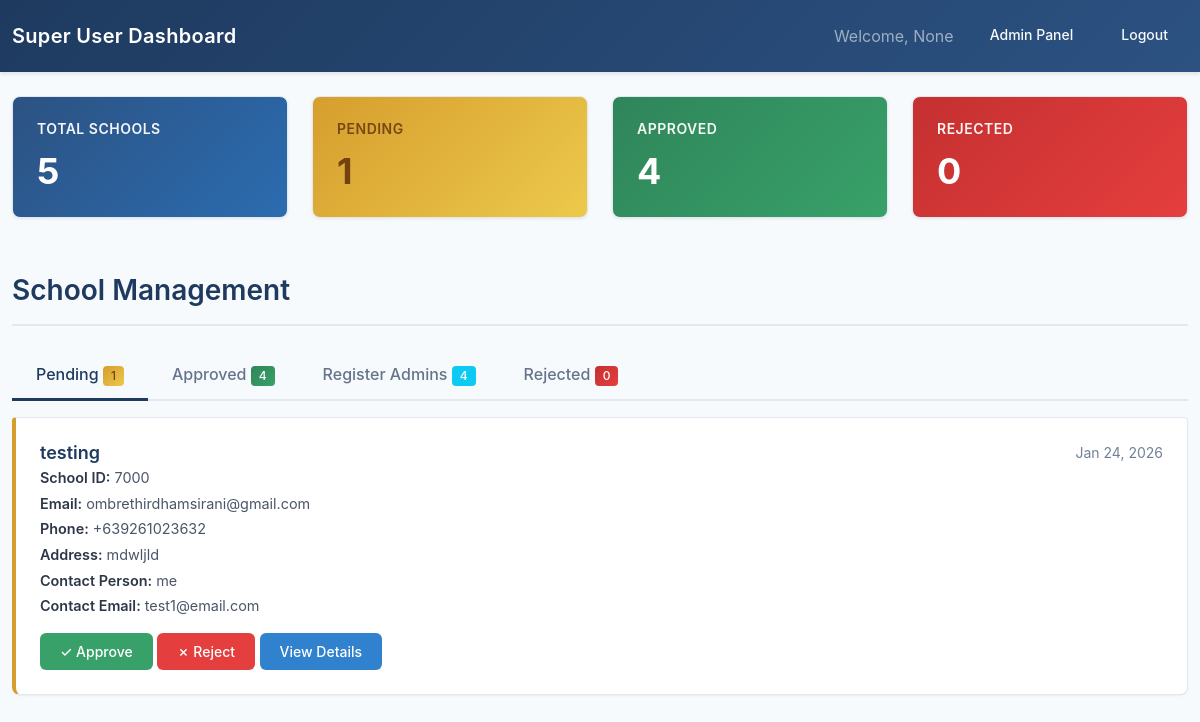
The page /super-user/ (signed in) on the database its author committed.
### lesson/models.py (models this page shows, shortened)
class User(AbstractUser):
    ROLE_CHOICES = [
        ('Student Teacher', 'Student Teacher'),
        ('Teacher', 'Teacher'),
        ('Department Head', 'Department Head'),
        ('Admin', 'Admin'),
    ]
    APPROVAL_STATUS_CHOICES = [
        ('pending', 'Pending'),
        ('approved', 'Approved'),
        ('disapproved', 'Disapproved'),
    ]
    username = None
    email = models.EmailField(unique=True)
    middle_name = models.CharField(max_length=100, blank=True, null=True)
    dob = models.DateField(null=True, blank=True)
    role = models.CharField(max_length=100, choices=ROLE_CHOICES)
    rank = models.CharField(max_length=100)
    department = models.CharField(max_length=100)
    approval_status = models.CharField(
        max_length=20,
        choices=APPROVAL_STATUS_CHOICES,
        default='pending'
    )
    rejection_reason = models.TextField(
        blank=True,
        null=True,
        verbose_name="Reason for Rejection",
        help_text="Explanation provided to student when account was disapproved"
    )
    school = models.ForeignKey(
        "SchoolRegistration",  # reference your school model
        on_delete=models.SET_NULL,
        blank=True,
        null=True,
        related_name="users"
    )
    supervising_teacher = models.ForeignKey(
        'self',
        on_delete=models.SET_NULL,
        blank=True,
        null=True,
        related_name='supervised_student_teachers',
        limit_choices_to={'role': 'Teacher'},  # Only teachers can be supervising teachers
        verbose_name="Supervising Teacher"
    )
    affiliations = models.TextField(blank=True, null=True)
    profile_picture = models.ImageField(
        upload_to='profile_pictures/',
        null=True,
        blank=True,
        help_text="Profile picture for the user"
    )
    USERNAME_FIELD = 'email'
    REQUIRED_FIELDS = ['first_name', 'last_name', 'role', 'rank', 'department']
    objects = CustomUserManager()

class SchoolRegistration(models.Model):
    STATUS_CHOICES = [
        ('pending', 'Pending Review'),
        ('approved', 'Approved'),
        ('rejected', 'Rejected'),
        ('needs_info', 'Needs Additional Information'),
    ]
    REGION_CHOICES = [
        ('NCR - National Capital Region', 'NCR - National Capital Region'),
        ('Region I - Ilocos Region', 'Region I - Ilocos Region'),
        ('Region II - Cagayan Valley', 'Region II - Cagayan Valley'),
        ('Region III - Central Luzon', 'Region III - Central Luzon'),
        ('Region IV-A - CALABARZON', 'Region IV-A - CALABARZON'),
        ('Region IV-B - MIMAROPA', 'Region IV-B - MIMAROPA'),
        ('Region V - Bicol Region', 'Region V - Bicol Region'),
        ('Region VI - Western Visayas', 'Region VI - Western Visayas'),
        ('Region VII - Central Visayas', 'Region VII - Central Visayas'),
        ('Region VIII - Eastern Visayas', 'Region VIII - Eastern Visayas'),
        ('Region IX - Zamboanga Peninsula', 'Region IX - Zamboanga Peninsula'),
        ('Region X - Northern Mindanao', 'Region X - Northern Mindanao'),
        ('Region XI - Davao Region', 'Region XI - Davao Region'),
        ('Region XII - SOCCSKSARGEN', 'Region XII - SOCCSKSARGEN'),
        ('Region XIII - Caraga', 'Region XIII - Caraga'),
        ('BARMM - Bangsamoro Autonomous Region in Muslim Mindanao', 'BARMM - Bangsamoro Autonomous Region in Muslim Mindanao'),
        ('CAR - Cordillera Administrative Region', 'CAR - Cordillera Administrative Region'),
    ]
    school_name = models.CharField(
        max_length=255,
        verbose_name="Official School Name",
        help_text="Complete official name of the institution"
    )
    school_id = models.CharField(
        max_length=50,
        unique=True,
        verbose_name="School ID / DepEd Code",
        help_text="12-digit DepEd registration code or school identifier"
    )
    year_established = models.PositiveIntegerField(
        verbose_name="Year Established",
        help_text="Year the institution was established",
        null=True,
        blank=True
    )
    school_logo = models.ImageField(
        upload_to='school_logos/',
        blank=True,
        null=True,
        verbose_name="School Logo",
        help_text="Recommended: Square logo, JPG/PNG, max 2MB"
    )
    logo_filename = models.CharField(
        max_length=255,
        blank=True,
        null=True,
        verbose_name="Original Logo Filename"
    )
    password_hash = models.CharField(
        max_length=128,
        blank=True,
        null=True,
        verbose_name="Password Hash",
        help_text="Hashed password for the school administrator account"
    )
    address = models.TextField(
        verbose_name="Complete Address",
        help_text="Street, Barangay, City/Municipality"
    )
    province = models.CharField(
        max_length=100,
        verbose_name="Province"
    )
    region = models.CharField(
        max_length=100,
        choices=REGION_CHOICES,
        verbose_name="Region"
    )
    phone_number = models.CharField(
        max_length=20,
        verbose_name="Phone Number",
        help_text="Main contact phone number"
    )
    email = models.EmailField(
        verbose_name="Email Address",
        help_text="Official school email address"
    )
    website = models.URLField(
        blank=True,
        null=True,
        verbose_name="Website",
        help_text="School's official website"
    )
    facebook_page = models.URLField(
        blank=True,
        null=True,
        verbose_name="Facebook Page",
        help_text="School's official Facebook page"
    )
    contact_person = models.CharField(
        max_length=255,
        verbose_name="Contact Person Name",
        help_text="Primary contact person for system administration"
    )
    position = models.CharField(
        max_length=100,
        verbose_name="Position/Title",
        help_text="Job title of the contact person"
    )
    contact_email = models.EmailField(
        verbose_name="Contact Email",
        help_text="Email address of the contact person"
    )
    contact_phone = models.CharField(
        max_length=20,
        verbose_name="Contact Phone",
        help_text="Phone number of the contact person"
    )
    accuracy = models.BooleanField(
        default=False,
        verbose_name="Information Accuracy Certification",
        help_text="Certifies that all information provided is accurate and complete"
    )
    terms = models.BooleanField(
        default=False,
        verbose_name="Terms and Privacy Agreement",
        help_text="Agreement to Terms of Service and Privacy Policy"
    )
    communications = models.BooleanField(
        default=False,
        verbose_name="Communications Consent",
        help_text="Consent to receive updates about platform features via email"
    )
    status = models.CharField(
        max_length=20,
        choices=STATUS_CHOICES,
        default='pending',
        verbose_name="Registration Status"
    )
    admin_notes = models.TextField(
        blank=True,
        null=True,
        verbose_name="Admin Notes",
        help_text="Internal notes for administrators"
    )
    created_at = models.DateTimeField(
        auto_now_add=True,
        verbose_name="Registration Date"
    )
    updated_at = models.DateTimeField(
        auto_now=True,
        verbose_name="Last Updated"
    )
    processed_at = models.DateTimeField(
        blank=True,
        null=True,
        verbose_name="Processing Date",
        help_text="Date when the registration was processed"
    )
    processed_by = models.ForeignKey(
        User,
        on_delete=models.SET_NULL,
        blank=True,
        null=True,
        verbose_name="Processed By",
        help_text="Administrator who processed this registration"
    )
    class Meta:
        verbose_name = "School Registration"
        verbose_name_plural = "School Registrations"
        ordering = ['-created_at']
        indexes = [
            models.Index(fields=['status']),
            models.Index(fields=['created_at']),
            models.Index(fields=['school_id']),
            models.Index(fields=['region']),
            models.Index(fields=['contact_email']),
        ]

### lesson/views.py (the view)
# urls.py: path('super-user/', views.super_user_dashboard, name='super_user_dashboard'),
@login_required
@user_passes_test(is_superuser)
def super_user_dashboard(request):
    user = request.user
    total_schools = SchoolRegistration.objects.count()
    pending_schools = SchoolRegistration.objects.filter(status='pending')
    approved_schools = SchoolRegistration.objects.filter(status='approved')
    rejected_schools = SchoolRegistration.objects.filter(status='rejected')
    from .models import SchoolAdmin
    approved_schools_with_admin_count = []
    for school in approved_schools:
        admin_count = SchoolAdmin.objects.filter(school=school, is_active=True).count()
        approved_schools_with_admin_count.append({
            'school': school,
            'admin_count': admin_count
        })
    recent_approvals = SchoolRegistration.objects.filter(
        status__in=['approved', 'rejected']
    ).order_by('-updated_at')[:5]
    context = {
        'pending_schools': pending_schools,
        'approved_schools': approved_schools,
        'approved_schools_with_admin_count': approved_schools_with_admin_count,  # Add this
        'rejected_schools': rejected_schools,
        'recent_approvals': recent_approvals,
        'total_schools': total_schools,
        'pending_schools_count': pending_schools.count(),
        'approved_schools_count': approved_schools.count(),
        'rejected_schools_count': rejected_schools.count(),
    }
    return render(request, 'super_user.html', context)

### lesson/templates/super_user.html (shortened to what this page needs)
<!DOCTYPE html>
<html>
<head>
    <link href="https://cdn.jsdelivr.net/npm/bootstrap@5.1.3/dist/css/bootstrap.min.css" rel="stylesheet">
</head>
<body>
    <nav class="navbar navbar-expand-lg navbar-dark">
        <div class="container">
            <a class="navbar-brand" href="#">Super User Dashboard</a>
            <div class="navbar-nav ms-auto">
                <span class="navbar-text me-3">Welcome, {{ request.user.username }}</span>
                <a class="btn btn-outline-light btn-sm" href="{% url 'admin:index' %}">Admin Panel</a>
                <a class="btn btn-outline-light btn-sm ms-2" href="{% url 'logout' %}">Logout</a>
            </div>
        </div>
    </nav>
    <div class="container mt-4">
        <div class="row mb-4">
            <div class="col-md-3">
                <div class="card stats-card text-white bg-primary">
                    <div class="card-body">
                        <h5 class="card-title">Total Schools</h5>
                        <h2 class="card-text">{{ total_schools }}</h2>
                    </div>
                </div>
            </div>
            <div class="col-md-3">
                <div class="card stats-card text-white bg-warning">
                    <div class="card-body">
                        <h5 class="card-title">Pending</h5>
                        <h2 class="card-text">{{ pending_schools_count }}</h2>
                    </div>
                </div>
            </div>
            <div class="col-md-3">
                <div class="card stats-card text-white bg-success">
                    <div class="card-body">
                        <h5 class="card-title">Approved</h5>
                        <h2 class="card-text">{{ approved_schools_count }}</h2>
                    </div>
                </div>
            </div>
            <div class="col-md-3">
                <div class="card stats-card text-white bg-danger">
                    <div class="card-body">
                        <h5 class="card-title">Rejected</h5>
                        <h2 class="card-text">{{ rejected_schools_count }}</h2>
                    </div>
                </div>
            </div>
        </div>
        <div class="page-header">
            <h2>School Management</h2>
        </div>
        <ul class="nav nav-tabs mb-3" id="schoolTabs" role="tablist">
            <li class="nav-item" role="presentation">
                <button class="nav-link active" id="pending-tab" data-bs-toggle="tab" data-bs-target="#pending" type="button" role="tab">
                    Pending <span class="badge bg-warning">{{ pending_schools_count }}</span>
                </button>
            </li>
            <li class="nav-item" role="presentation">
                <button class="nav-link" id="approved-tab" data-bs-toggle="tab" data-bs-target="#approved" type="button" role="tab">
                    Approved <span class="badge bg-success">{{ approved_schools_count }}</span>
                </button>
            </li>
            <li class="nav-item" role="presentation">
                <button class="nav-link" id="register-admin-tab" data-bs-toggle="tab" data-bs-target="#register-admin" type="button" role="tab">
                    Register Admins <span class="badge bg-info">{{ approved_schools_count }}</span>
                </button>
            </li>
            <li class="nav-item" role="presentation">
                <button class="nav-link" id="rejected-tab" data-bs-toggle="tab" data-bs-target="#rejected" type="button" role="tab">
                    Rejected <span class="badge bg-danger">{{ rejected_schools_count }}</span>
                </button>
            </li>
        </ul>
        <div class="tab-content" id="schoolTabsContent">
            <div class="tab-pane fade show active" id="pending" role="tabpanel">
                {% if pending_schools %}
                    <div class="list-group">
                        {% for school in pending_schools %}
                            <div class="list-group-item school-item">
                                <div class="d-flex w-100 justify-content-between">
                                    <h5 class="mb-1">{{ school.school_name }}</h5>
                                    <small>{{ school.created_at|date:"M d, Y" }}</small>
                                </div>
                                <p class="mb-1"><strong>School ID:</strong> {{ school.school_id }}</p>
                                <p class="mb-1"><strong>Email:</strong> {{ school.email }}</p>
                                <p class="mb-1"><strong>Phone:</strong> {{ school.phone_number }}</p>
                                <p class="mb-1"><strong>Address:</strong> {{ school.address }}</p>
                                <p class="mb-1"><strong>Contact Person:</strong> {{ school.contact_person }}</p>
                                <p class="mb-1"><strong>Contact Email:</strong> {{ school.contact_email }}</p>
                                <div class="mt-3">
                                    <form method="POST" action="{% url 'approve_school' school.id %}" style="display: inline;">
                                        <button type="submit" class="btn btn-success btn-sm">✓ Approve</button>
                                    </form>
                                    <button type="button" class="btn btn-danger btn-sm" data-bs-toggle="modal" data-bs-target="#rejectModal{{ school.id }}">
                                        ✗ Reject
                                    </button>
                                    <button type="button" class="btn btn-info btn-sm" data-bs-toggle="modal" data-bs-target="#schoolModal{{ school.id }}">
                                        View Details
                                    </button>
                                </div>
                            </div>
                        {% endfor %}
                    </div>
                {% else %}
                    <div class="alert alert-info">
                        <h5>No pending schools for approval.</h5>
                        <p class="mb-0">All schools have been processed.</p>
                    </div>
                {% endif %}
            </div>
        </div>
    </div>
</body>
</html>

### rows shown on the page
User: user.username "None"
SchoolRegistration: school_name "testing", created_at "Jan 24, 2026", school_id "7000", email "ombrethirdhamsirani@gmail.com", phone_number "+639261023632", address "mdwljld", contact_person "me", contact_email "test1@email.com"

### other values the page prints
{{ total_schools }} "5"
{{ pending_schools_count }} "1"
{{ approved_schools_count }} "4"
{{ rejected_schools_count }} "0"
